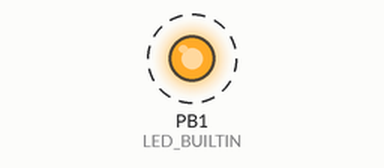
This sketch was run on a simulated ATtiny85, built with avr-gcc and run on an emulated ATtiny85. Parts: output pins drawn as LEDs (lit = HIGH). Dashed ring = blinking. What the sketch prints to the serial monitor is not drawn.

Above: at 0.2 s.
Timing chart, 0 to 3.0 s (numbered marks = the images above):
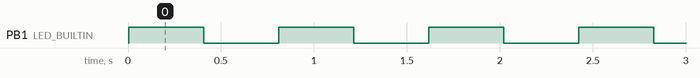

Measured:
- by itself, PB1 (LED_BUILTIN): alternates HIGH for 0.40 s and LOW for 0.40 s

The sketch:

bat_internal.ino
```cpp
void setup()
{
  // declare the ledPin as an OUTPUT:
  pinMode(LED_BUILTIN, OUTPUT);
  digitalWrite(LED_BUILTIN, LOW);
  Serial.begin(9600);
}

void loop()
{
  // read the value from the sensor:
  long vcc = readVcc();
  Serial.println(vcc);
  digitalWrite(LED_BUILTIN, !digitalRead(LED_BUILTIN));
  delay(400);
}


long readVcc()
{
  // Read 1.1V reference against AVcc
  // set the reference to Vcc and the measurement to the internal 1.1V reference
  #if defined(__AVR_ATmega32U4__) || defined(__AVR_ATmega1280__) || defined(__AVR_ATmega2560__)
    ADMUX = _BV(REFS0) | _BV(MUX4) | _BV(MUX3) | _BV(MUX2) | _BV(MUX1);
  #elif defined (__AVR_ATtiny24__) || defined(__AVR_ATtiny44__) || defined(__AVR_ATtiny84__)
    ADMUX = _BV(MUX5) | _BV(MUX0);
  #elif defined (__AVR_ATtiny25__) || defined(__AVR_ATtiny45__) || defined(__AVR_ATtiny85__)
    ADMUX = _BV(MUX3) | _BV(MUX2);
  #else
    ADMUX = _BV(REFS0) | _BV(MUX3) | _BV(MUX2) | _BV(MUX1);
  #endif
  delay(2); // Wait for Vref to settle
  ADCSRA |= _BV(ADSC); // Start conversion
  while (bit_is_set(ADCSRA,ADSC)); // measuring
  uint8_t low  = ADCL; // must read ADCL first - it then locks ADCH
  uint8_t high = ADCH; // unlocks both
  long result = (high<<8) | low;
  result = 1125300L / result; // Calculate Vcc (in mV); 1125300 = 1.1*1023*1000
  return result; // Vcc in millivolts
}
```
